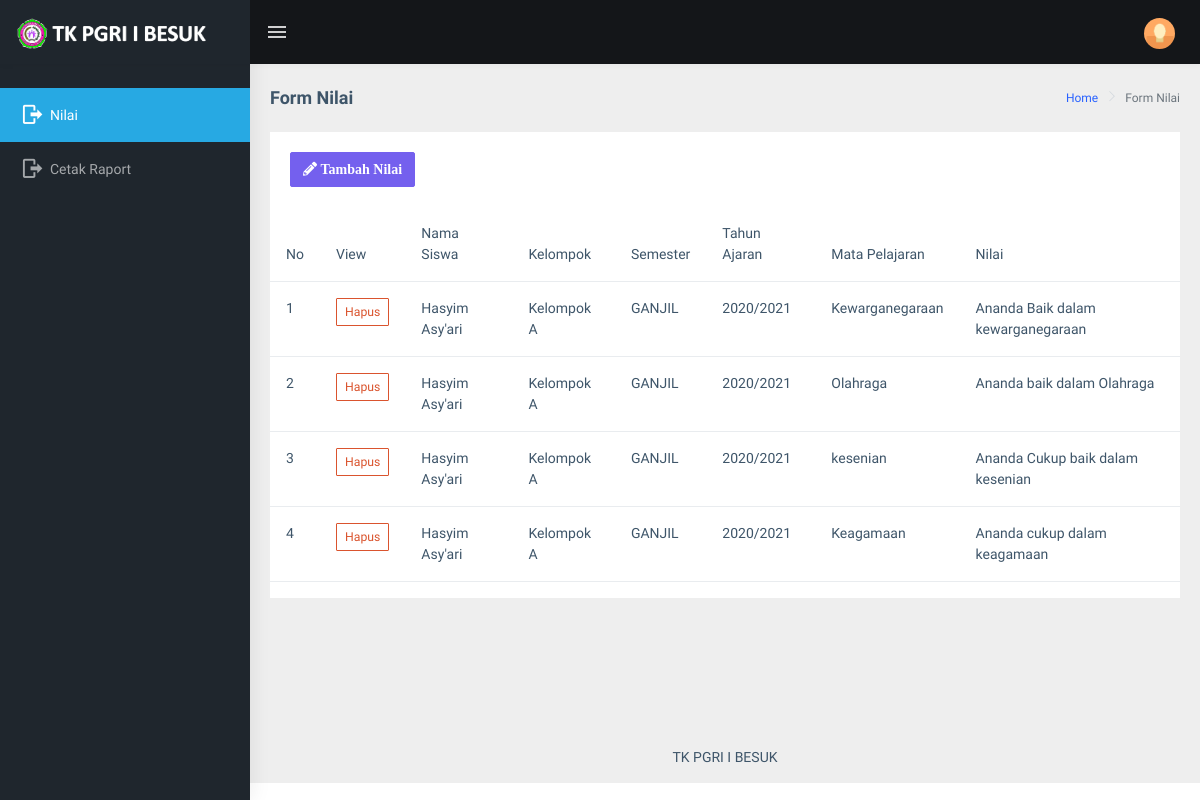
The page /nilai/ (signed in) on the database its author committed.
### digital/models.py (models this page shows, shortened)
class Nilai(models.Model):
    Kelas = (
        ('Kelompok A', 'Kelompok A'),
        ('Kelompok B', 'Kelompok B'),
    )
    Semester = (
        ('GANJIL', 'GANJIL'),
        ('GENAP', 'GENAP'),
    )
    siswa = models.ForeignKey(Siswa, blank=True, null=True, on_delete=models.SET_NULL)
    kelompok = models.CharField(max_length=200, null=True, choices=Kelas)
    semester = models.CharField(max_length=200, null=True, choices=Semester)
    tahun_ajaran = models.CharField(max_length=200, blank=True, null=True)
    rincian_nilai = models.ForeignKey(RincianNilai, blank=True, null=True, on_delete=models.SET_NULL)
    class Meta:
         verbose_name_plural = "Nilai"

class Siswa(models.Model):
    nis = models.CharField(max_length=200, unique =True, null=True)
    nama = models.CharField(max_length=200, blank=True, null=True)
    alamat = models.CharField(max_length=200, blank=True, null=True)
    tgl_lahir = models.DateField(auto_now=False, auto_now_add=False)
    wali_kelas = models.ForeignKey(Guru, blank=True, null=True, on_delete=models.SET_NULL)
    user = models.OneToOneField(User, blank =True, null=True, on_delete = models.CASCADE)
    def __str__(self):
        return self.nama
    class Meta:
        verbose_name_plural = "Siswa"

class RincianNilai(models.Model):
    nama_mapel = models.ForeignKey(Mapel, blank=True, null=True, on_delete=models.SET_NULL)
    rincian_nilai = models.CharField(max_length=200, blank=True, null=True)
    class Meta:
         verbose_name_plural = "RincianNilai"

class Mapel(models.Model):
    kode_mapel = models.CharField(max_length=200, unique =True, null=True)
    nama_mapel = models.CharField(max_length=200, blank=True, null=True)
    def __str__(self):
        return self.nama_mapel
    class Meta:
        verbose_name_plural = "Mapel"

### digital/decorators.py (the view)
        def perubahan_halaman(request, *args, **kwargs):
            group = None
            if request.user.groups.exists():
                group = request.user.groups.all()[0].name
            if group in yang_diizinkan :
                return fungsi_awal(request, *args, **kwargs)
            if group == 'guru':
                return redirect('nilai')
            else:
                return HttpResponse('<h2><center>Anda Tidak Diijinkan Ke Tampilan ini</center></h2>')

### digital/views.py (called while the page is built)
@login_required(login_url='login')
@ijinkan_pengguna(yang_diizinkan=['guru'])
def nilai(request):
    data = Nilai.objects.order_by('-id')
    context ={
        "menu" : 'Form Nilai',
        "page" : 'halaman nilai',
        'datanilai' : data
    }
    return render(request, 'data/formnilai.html', context)

### digital/templates/data/formnilai.html
{% extends "base.html" %}
{% load static %}
{% block content %}
        <div class="page-wrapper">
            <div class="page-breadcrumb">
                <div class="row">
                    <div class="col-12 d-flex no-block align-items-center">
                        <h4 class="page-title">{{menu}}</h4>
                        <div class="ms-auto text-end">
                            <nav aria-label="breadcrumb">
                                <ol class="breadcrumb">
                                    <li class="breadcrumb-item"><a href="#">Home</a></li>
                                    <li class="breadcrumb-item active" aria-current="page">{{menu}}</li>
                                </ol>
                            </nav>
                        </div>
                    </div>
                </div>
            </div>
            <div class="container-fluid">
                 <div class="col-12">
                 <div class="card">
                            <div class="card-body">
                            <a href="{% url 'tambahnilai' %}" type="button" class="btn btn-primary"><i class="fas fa-pencil-alt"> Tambah Nilai</i></a>
                            <br/>
                            </div>
                            <table class="table">
                                <thead>
                                    <tr>
                                    <th scope="col">No</th>
                                    <th scope="col">View</th>
                                    <th scope="col">Nama Siswa</th>
                                    <th scope="col">Kelompok</th>
                                    <th scope="col">Semester</th>
                                    <th scope="col">Tahun Ajaran</th></b>
                                    <th scope="col">Mata Pelajaran</th>
                                    <th scope="col">Nilai</th>
                                    </tr>
                                </thead>
                                <tbody>
                                {% for n in datanilai %}
                                 <tr>
                                        <td>{{ forloop.counter }}</td>
                                        <td><a href="{% url 'deletenilai' n.id %}" class="btn btn-outline-danger btn-sm">Hapus</a></td>
                                        <td>{{ n.siswa }}</td>
                                        <td>{{ n.kelompok }}</td>
                                        <td>{{ n.semester }}</td>
                                        <td>{{ n.tahun_ajaran }}</td>
                                        <td>{{ n.rincian_nilai.nama_mapel }}</td>
                                        <td>{{ n.rincian_nilai.rincian_nilai }}</td>
                                    </tr>
                                {% empty %}
                                <tr>
                                    <td colspan="6" align="center"> Data Masih Kosong</td>
                                </tr>
                                {% endfor %}
                                </tbody>
                            </table>
                        </div>
                 </div>
            </div>
{% endblock content %}

### rows shown on the page
Nilai: siswa "Hasyim Asy'ari", kelompok "Kelompok A", semester "GANJIL", tahun_ajaran "2020/2021", rincian_nilai.nama_mapel "Kewarganegaraan", rincian_nilai.rincian_nilai "Ananda Baik dalam kewarganegaraan"
Nilai: siswa "Hasyim Asy'ari", kelompok "Kelompok A", semester "GANJIL", tahun_ajaran "2020/2021", rincian_nilai.nama_mapel "Olahraga", rincian_nilai.rincian_nilai "Ananda baik dalam Olahraga"
Nilai: siswa "Hasyim Asy'ari", kelompok "Kelompok A", semester "GANJIL", tahun_ajaran "2020/2021", rincian_nilai.nama_mapel "kesenian", rincian_nilai.rincian_nilai "Ananda Cukup baik dalam kesenian"
Nilai: siswa "Hasyim Asy'ari", kelompok "Kelompok A", semester "GANJIL", tahun_ajaran "2020/2021", rincian_nilai.nama_mapel "Keagamaan", rincian_nilai.rincian_nilai "Ananda cukup dalam keagamaan"

### other values the page prints
{{ menu }} "Form Nilai"
